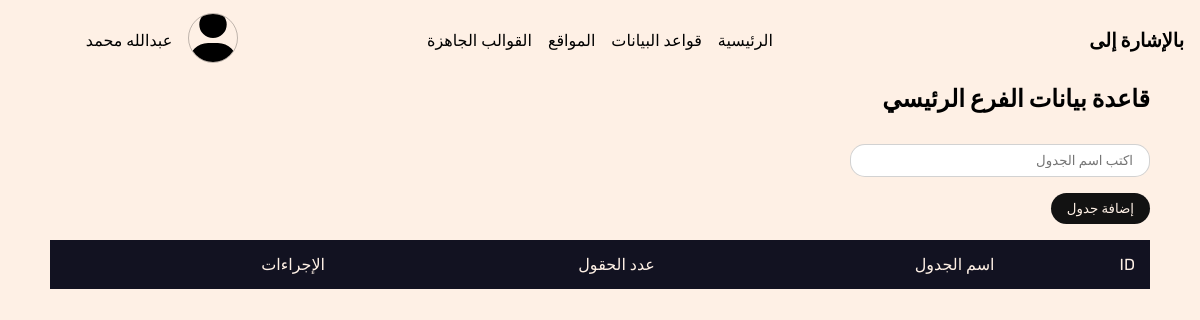
The page /websites/db-details/2/ on the database as committed earlier.
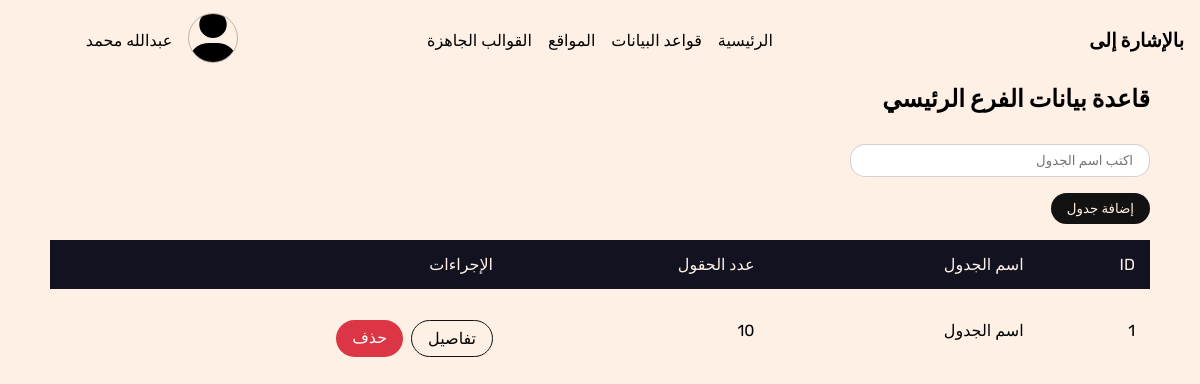
The same page on the database as committed later.
### website/models.py (models this page shows, shortened)
class DbTable(models.Model):
    db = models.ForeignKey(Database, related_name='tables', on_delete=models.CASCADE, verbose_name="قاعدة البيانات")
    name = models.CharField(max_length=250, verbose_name="الاسم")
    class Meta:
        verbose_name = 'جدول'
        verbose_name_plural = 'جداول قواعد البيانات'

### website/views.py (the view)
# urls.py: path('db-details/<int:db_id>/', db_details, name='db-details'),
def db_details(request, db_id):
    db = get_object_or_404(Database, id=db_id)
    context = {
        'db': db
    }
    return render(request, 'database-details.html', context)

### templates/database-details.html (shortened to what this page needs)
{% extends 'base.html' %}
{% load static %}
{% block stylesheets %}
    <link rel="stylesheet" href="{% static 'css/database-details.css' %}">
{% endblock stylesheets %}
{% block content %}
    <section class="db__tables">
        <div class="container">
            <div class="section__heading">
                <h1 class="section__heading__title">قاعدة بيانات الفرع الرئيسي</h1>
                <p class="section__heading__text">
                    <br>
                    <form >
                        <input type="text" class="text-input input" id="table-name-input" name="table-name-input" placeholder="اكتب اسم الجدول">
                    </form>
                    <button class="btn btn-solid-dark btn-add-table">إضافة جدول</button>
                </p>
            </div>
            <div class="section__content">
                <table>
                    <thead>
                        <tr>
                            <td>ID</td>
                            <td>اسم الجدول</td>
                            <td>عدد الحقول</td>
                            <td>الإجراءات</td>
                        </tr>
                    </thead>
                    <tbody class="db-tables">
                        {% for table in db.tables.all %}
                        <tr>
                            <td>1</td>
                            <td>
                                <a href="{% url 'website:table-details' table.id %}">
                                    {{table.name}}
                                </a>
                            </td>
                            <td>{{table.fields.count}}</td>
                            <td class="db__table__actions">
                                <a href="{% url 'website:table-details' table.id %}" class="btn btn-outline">تفاصيل</a>
                                <a class="btn btn-solid-danger btn-del-table">حذف</a>
                            </td>
                        </tr>
                        {% endfor %}
                    </tbody>
                </table>
            </div>
        </div>
    </section>
    {% endblock content %}

Rows that differ between the two databases and show on the page:
added DbTable: name "اسم الجدول", fields.count "10"
